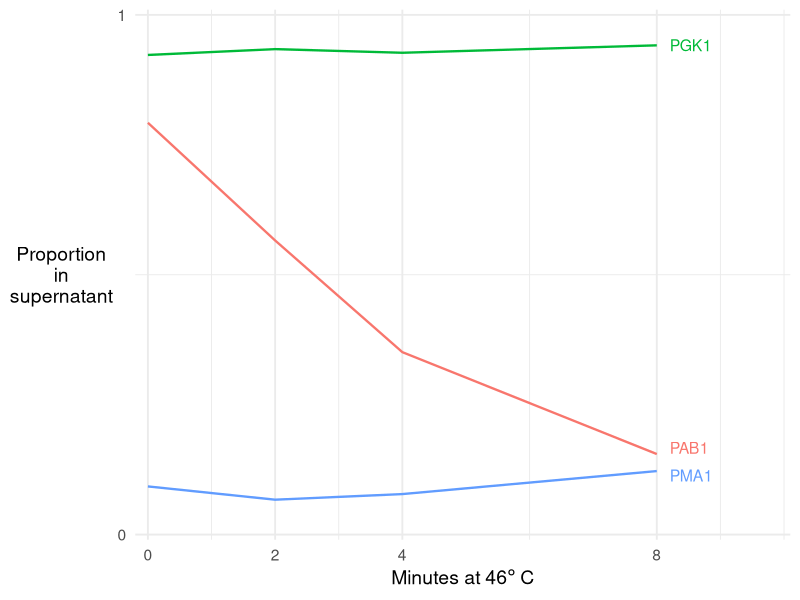
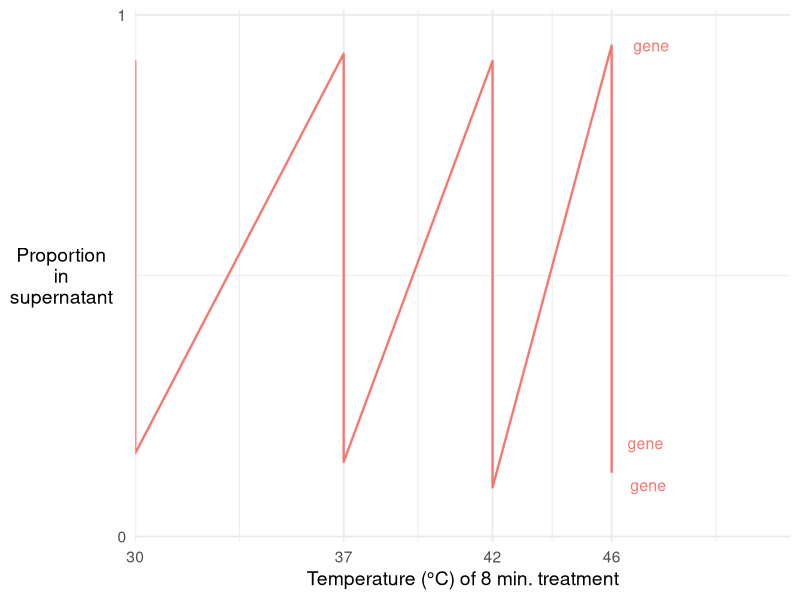
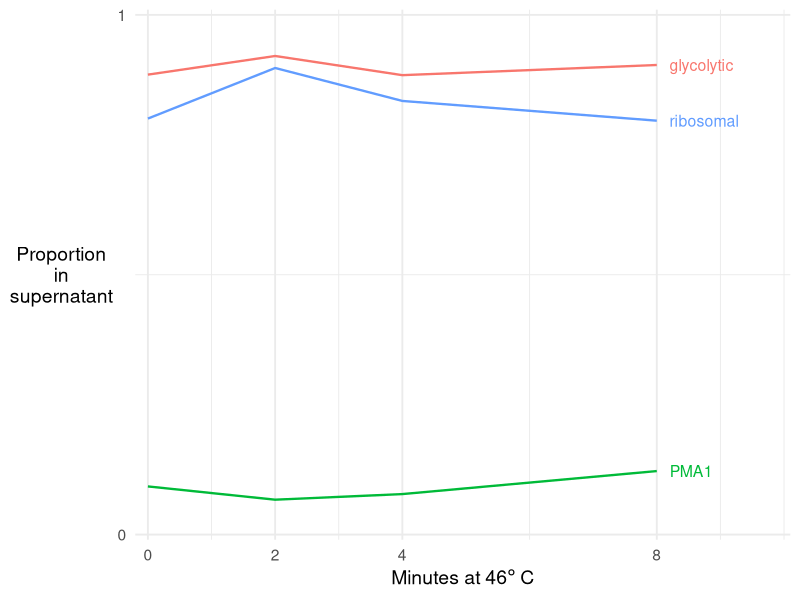
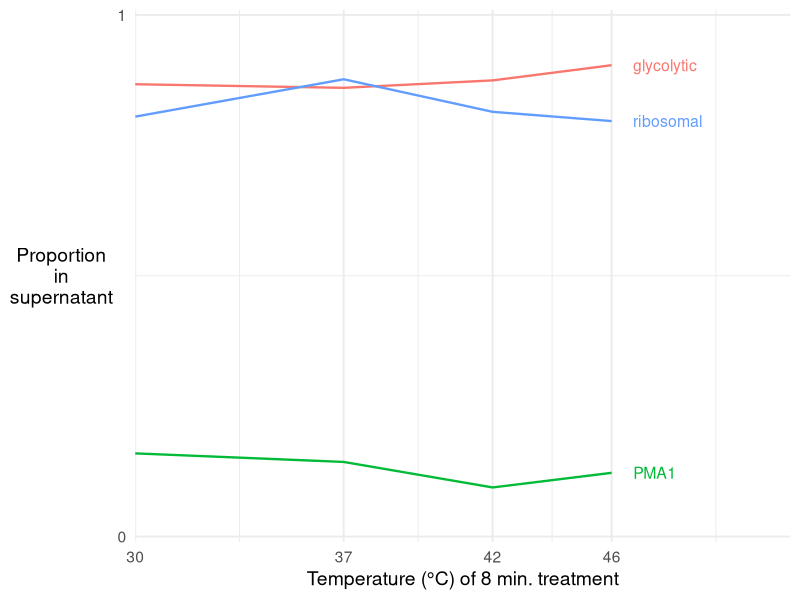

R code for these plots, in order:
## ---- chunk 1
# install.packages(c("shiny","data.table","ggplot2","devtools"))
# devtools::install_github("aoles/shinyURL")
# query strings:
# psup_shiny/?ids=PGK1,OLA1,PMA1&idType=gene&interval=F&plotType=time
# psup_shiny/?ids=YER165W&idType=orf&interval=T&plotType=time

# To publish:
# runGitHub( "psup_shiny", "dad")
# and Publish

#library(shiny)
library(ggplot2)
library(ggrepel)
library(tidyverse)
#library(shinyURL)
## ---- chunk 2
ps_dt = read_tsv("./scer_aggregation_psup_long.txt", comment='#')

theme_set(theme_minimal(base_size=14) %+replace% theme(legend.position="none"))
## ---- chunk 3

splitstring = function(s) {
  # Take string formatted as "ribosomal=(RPS1,RPS2); glycolytic=(GLK1,TDH3)" and split into a
  # list(ribosomal=('RPS1','RPS2'), glycolytic=c('GLK1','TDH3'))
  if (T) {  s = "ribosomal=(RPS1,RPS2); glycolytic=(GLK1,TDH3)" }
  classes = str_split(s,';')[[1]]
  x = sapply(classes, function(ss) {
    res = str_split(ss,'=')[[1]]
    label=gsub("[[:space:]]",'',res[1])
    genes=str_split(gsub("\\((.*)\\)", "\\1",res[2]),',')[[1]]
    g = list(g=genes)
    names(g)[1] = label
    print(g)
    g
  }, USE.NAMES = F)
  x
}

scale_y_pSup = function(name=NULL) {
    list(scale_y_continuous(name,expand=c(0.01,0),limits=c(0,1),
                       #breaks=seq(0,1,.25),labels=c("0","","0.5","","1"))
                       breaks=c(0,1)),
         theme(axis.title.y=element_text(angle=0, vjust=0.5)))
}

scale_time = function(name=expression("Minutes at "*46*degree~C*""),
                       text=TRUE) {
    if (text) {
        mylim=c(0,9.9)
    } else {
        mylim=c(0,8)
    }
    scale_x_continuous(name,expand=c(0.01,0.1),limits=mylim,
                       breaks=c(0,2,4,8))
}

plotmygenes = function(mygenes,data=ps_dt,
                        tempexps=c("30C.rep2","37C.8min","42C.8min","46C.8min"),
                        temps=c(30,37,42,46), tempbreaks=temps,
                        timeexps=c("30C.rep1","46C.2min","46C.4min","46C.8min"),
                        times=c(0,2,4,8), 
                        errorbars=FALSE,linewidth=0.8,
                        idType=c("gene","orf")) {
    names(temps) = tempexps
    names(times) = timeexps
    
    if(idType=="gene") {
        ps_dt_temp = ps_dt |> filter(gene %in% mygenes & experiment %in% tempexps)
        ps_dt_time = ps_dt |> filter(gene %in% mygenes & experiment %in% timeexps)
    } else if(idType=="orf") {
        ps_dt_temp = ps_dt |> filter(orf %in% mygenes & experiment %in% tempexps)
        ps_dt_time = ps_dt |> filter(orf %in% mygenes & experiment %in% timeexps)
    } else {
        stop("idType must be gene or orf")
    }
    ps_dt_temp$temp = temps[ps_dt_temp$experiment ]
    plot_temp = ggplot(data=ps_dt_temp,
                        aes(x=.data[["temp"]],y=.data[["psup"]],ymin=.data[["psup.lo"]],ymax=.data[["psup.hi"]],
                                   colour=idType,label=idType)) +
        geom_line(linewidth=linewidth) + 
        geom_text_repel(size=4,data=ps_dt_temp |> filter(temp==max(temp)),
                  aes(x=max(temp)+0.5,y=psup), xlim=c(46,52)) +
        coord_cartesian(xlim=c(30,52)) +
#        scale_x_continuous(expression("Temperature "*(degree*C)*" of 8 min. treatment"),
        scale_x_continuous("Temperature (\u00b0C) of 8 min. treatment",
            breaks=tempbreaks,labels=tempbreaks, expand=c(0,0)) +
        scale_y_pSup("Proportion\nin\nsupernatant")
    
    ps_dt_time$time = times[ps_dt_time$experiment ]
    
    plot_time = ggplot(data=ps_dt_time,
                        aes_string(x="time",y="psup",ymin="psup.lo",ymax="psup.hi",
                                   colour=idType,label=idType)) +
        geom_line(size=linewidth) +
        geom_text_repel(size=4,data=subset(ps_dt_time,time==max(time)),
                  aes(x=max(time)+0.1,y=psup), xlim=c(8,12)) +
        scale_y_pSup("Proportion\nin\nsupernatant") + scale_time()
    
    if (errorbars) {
        plot_temp = plot_temp + geom_pointrange()
        plot_time = plot_time + geom_pointrange()
    }
    
    return(list(plot_time=plot_time,plot_temp=plot_temp))

}

plotgenes_categories = function(gene_cat_list,data=ps_dt,
                        tempexps=c("30C.rep2","37C.8min","42C.8min","46C.8min"),
                        temps=c(30,37,42,46), tempbreaks=temps,
                        timeexps=c("30C.rep1","46C.2min","46C.4min","46C.8min"),
                        times=c(0,2,4,8), 
                        errorbars=FALSE,linewidth=0.8,
                        idType=c("gene","orf")) {
    names(temps) = tempexps
    names(times) = timeexps
    
    if (!is_list(gene_cat_list)) {
      gene_cat_list = list("<unnamed>"=gene_cat_list)
    }

    ps_dt_temp_all = bind_rows(lapply(names(gene_cat_list), function(cat) {
        mygenes = gene_cat_list[[cat]]
        ps_dt |> filter(.data[[idType]] %in% mygenes & experiment %in% tempexps) |> mutate(category=cat)
     }))
    
    ps_dt_time_all = bind_rows(lapply(names(gene_cat_list), function(cat) {
        mygenes = gene_cat_list[[cat]]
        ps_dt |> filter(.data[[idType]] %in% mygenes & experiment %in% timeexps) |> mutate(category=cat)
     }))
    
    # Summarize by category
    ps_dt_temp = ps_dt_temp_all |> group_by(experiment, category) |> summarise(sd=sd(psup,na.rm=T), se=sd/sqrt(n()), psup=mean(psup), psup.lo=psup-sd, psup.hi=psup+sd, category=first(category))
    ps_dt_time = ps_dt_time_all |> group_by(experiment, category) |> summarise(sd=sd(psup,na.rm=T), se=sd/sqrt(n()), psup=mean(psup), psup.lo=psup-sd, psup.hi=psup+sd, category=first(category))
    
    ps_dt_temp$temp = temps[ps_dt_temp$experiment ]
    plot_temp = ggplot(data=ps_dt_temp,
                        aes(x=.data[["temp"]],y=.data[["psup"]],ymin=.data[["psup.lo"]],ymax=.data[["psup.hi"]],
                                   colour=category,label=category)) +
        geom_line(linewidth=linewidth) + 
        geom_text_repel(size=4,data=ps_dt_temp |> filter(temp==max(temps)),
                  aes(x=max(temps)+0.5,y=psup), xlim=c(46,52)) +
        coord_cartesian(xlim=c(30,52)) +
#        scale_x_continuous(expression("Temperature "*(degree*C)*" of 8 min. treatment"),
        scale_x_continuous("Temperature (\u00b0C) of 8 min. treatment",
            breaks=tempbreaks,labels=tempbreaks, expand=c(0,0)) +
        scale_y_pSup("Proportion\nin\nsupernatant")
    
    ps_dt_time$time = times[ps_dt_time$experiment ]
    
    plot_time = ggplot(data=ps_dt_time,
                        aes(x=.data[["time"]],y=.data[["psup"]],ymin=.data[["psup.lo"]],ymax=.data[["psup.hi"]],
                                   colour=category,label=category)) +
        geom_line(size=linewidth) +
        geom_text_repel(size=4,data=subset(ps_dt_time,time==max(times)),
                  aes(x=max(times)+0.1,y=psup), xlim=c(8,12)) +
        scale_y_pSup("Proportion\nin\nsupernatant") + scale_time()
    
    if (errorbars) {
        plot_temp = plot_temp + geom_pointrange()
        plot_time = plot_time + geom_pointrange()
    }
    
    return(list(plot_time=plot_time,plot_temp=plot_temp))

}
## ---- chunk 4
splitstring = function(s) {
  # Take string formatted as "ribosomal=RPS1,RPS2; glycolytic=GLK1,TDH3" and split into a
  # list(ribosomal=('RPS1','RPS2'), glycolytic=c('GLK1','TDH3'))
  #if (T) {  s = "ribosomal=(RPL32,RPL4A,RPL19A,RPS9B,RPL21A,RPS29B,RPL31A,RPL35A,RPL4B); glycolytic=(GLK1,TDH3); agg=(ded1,pab1); pma1; pgk1" }
  classes = str_split(s,';')[[1]]
  
  x = sapply(classes, function(ss) {
    res = str_split(ss,'=')[[1]]
    if (length(res)==2){
      label=gsub("[[:space:]]",'',res[1])
      genenames = res[2]
    } else {
      # No label; use gene as label
      trimname = gsub("[[:space:]]",'',res[1])
      label=toupper(trimname)
      genenames = trimname
    }
    genes=toupper(str_split(gsub("\\((.*)\\)", "\\1",genenames),',')[[1]])
    g = list(g=genes)
    names(g)[1] = label
    #print(g)
    g
  }, USE.NAMES = F)
  x
}

plot_from_input = function(s, errorbars, idType) {
  if (grepl('=',s,fixed=TRUE)) { 
    # This is a named list
    ids = splitstring(s)
    #print(paste("named categories:",ids))
    fun = plotgenes_categories
  } else {
    ids = toupper(strsplit(gsub(" ", "", s, fixed = TRUE),",")[[1]])
    #print(paste("flat list:",ids))
    fun = plotmygenes
  }
  print(ids)
  print(idType)
  fun(ids, errorbars=errorbars, idType=idType)
}

splitstring('ribosomal=(rps1,RPS2); glycolytic=(GLK1,TDH3); pma1')
plot_from_input("PAB1,PGK1,PMA1", FALSE, "gene")
plot_from_input("ribosomal=(rps1,RPS2); glycolytic=(GLK1,TDH3); pma1", FALSE, "gene")
ribgenes = unique(unlist(ps_dt |> filter(substring(gene, 1,3) %in% c('RPL','RPS')) |> select(gene)))
#rib2genes = setdiff(ribgenes, c('RPL23B','RPS14B','RPL38','RPL39','RPS27'))
#agggenes = c('PAB1','DED1','XRN1','DCP1','NUG1','OLA1')
#p = plotgenes_categories(list("ribosomal"=ribgenes, "aggregator"=agggenes), idType='gene', errorbars = TRUE)
#p$plot_temp
